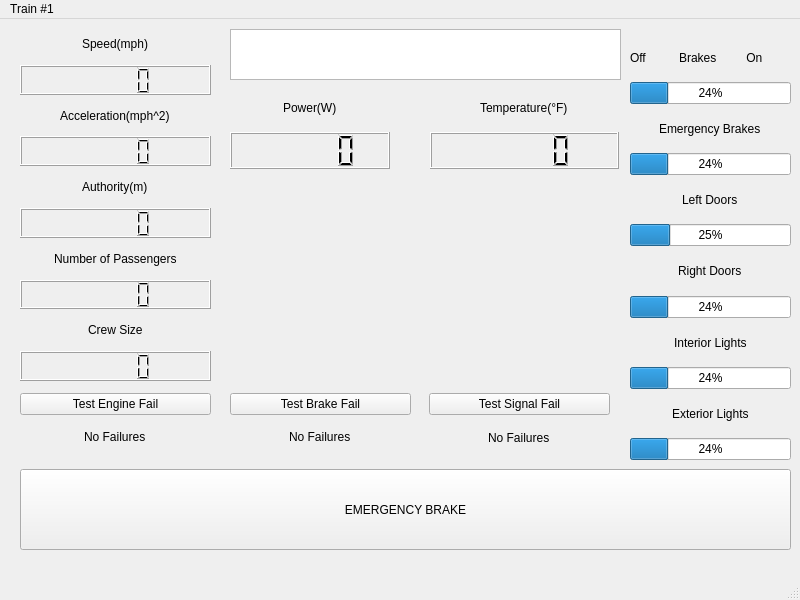
<?xml version="1.0" encoding="UTF-8"?>
<ui version="4.0">
 <class>Train</class>
 <widget class="QMainWindow" name="Train">
  <property name="geometry">
   <rect>
    <x>0</x>
    <y>0</y>
    <width>800</width>
    <height>600</height>
   </rect>
  </property>
  <property name="windowTitle">
   <string>Train</string>
  </property>
  <widget class="QWidget" name="centralwidget">
   <widget class="QWidget" name="verticalLayoutWidget">
    <property name="geometry">
     <rect>
      <x>20</x>
      <y>374</y>
      <width>191</width>
      <height>61</height>
     </rect>
    </property>
    <layout class="QVBoxLayout" name="verticalLayout">
     <item>
      <widget class="QPushButton" name="EngineFail">
       <property name="text">
        <string>Test Engine Fail</string>
       </property>
      </widget>
     </item>
     <item alignment="Qt::AlignHCenter|Qt::AlignVCenter">
      <widget class="QLabel" name="label">
       <property name="text">
        <string>No Failures</string>
       </property>
      </widget>
     </item>
    </layout>
   </widget>
   <widget class="QWidget" name="verticalLayoutWidget_2">
    <property name="geometry">
     <rect>
      <x>230</x>
      <y>374</y>
      <width>181</width>
      <height>61</height>
     </rect>
    </property>
    <layout class="QVBoxLayout" name="verticalLayout_2">
     <item>
      <widget class="QPushButton" name="BrakeFail">
       <property name="text">
        <string>Test Brake Fail</string>
       </property>
      </widget>
     </item>
     <item alignment="Qt::AlignHCenter|Qt::AlignVCenter">
      <widget class="QLabel" name="label_2">
       <property name="text">
        <string>No Failures</string>
       </property>
      </widget>
     </item>
    </layout>
   </widget>
   <widget class="QWidget" name="verticalLayoutWidget_3">
    <property name="geometry">
     <rect>
      <x>429</x>
      <y>374</y>
      <width>181</width>
      <height>61</height>
     </rect>
    </property>
    <layout class="QVBoxLayout" name="verticalLayout_3">
     <item>
      <widget class="QPushButton" name="SignalFail">
       <property name="text">
        <string>Test Signal Fail</string>
       </property>
      </widget>
     </item>
     <item alignment="Qt::AlignHCenter">
      <widget class="QLabel" name="label_3">
       <property name="text">
        <string>No Failures</string>
       </property>
      </widget>
     </item>
    </layout>
   </widget>
   <widget class="QWidget" name="verticalLayoutWidget_4">
    <property name="geometry">
     <rect>
      <x>20</x>
      <y>10</y>
      <width>191</width>
      <height>352</height>
     </rect>
    </property>
    <layout class="QVBoxLayout" name="verticalLayout_4">
     <item alignment="Qt::AlignHCenter|Qt::AlignVCenter">
      <widget class="QLabel" name="label_4">
       <property name="text">
        <string>Speed(mph)</string>
       </property>
      </widget>
     </item>
     <item>
      <widget class="QLCDNumber" name="lcdNumber"/>
     </item>
     <item alignment="Qt::AlignHCenter">
      <widget class="QLabel" name="label_5">
       <property name="text">
        <string>Acceleration(mph^2)</string>
       </property>
      </widget>
     </item>
     <item>
      <widget class="QLCDNumber" name="lcdNumber_2"/>
     </item>
     <item alignment="Qt::AlignHCenter">
      <widget class="QLabel" name="label_6">
       <property name="text">
        <string>Authority(m)</string>
       </property>
      </widget>
     </item>
     <item>
      <widget class="QLCDNumber" name="lcdNumber_3"/>
     </item>
     <item alignment="Qt::AlignHCenter">
      <widget class="QLabel" name="label_7">
       <property name="text">
        <string>Number of Passengers</string>
       </property>
      </widget>
     </item>
     <item>
      <widget class="QLCDNumber" name="lcdNumber_4"/>
     </item>
     <item alignment="Qt::AlignHCenter">
      <widget class="QLabel" name="label_8">
       <property name="text">
        <string>Crew Size</string>
       </property>
      </widget>
     </item>
     <item>
      <widget class="QLCDNumber" name="lcdNumber_5"/>
     </item>
    </layout>
   </widget>
   <widget class="QWidget" name="verticalLayoutWidget_5">
    <property name="geometry">
     <rect>
      <x>630</x>
      <y>20</y>
      <width>161</width>
      <height>421</height>
     </rect>
    </property>
    <layout class="QVBoxLayout" name="verticalLayout_5">
     <item>
      <widget class="QLabel" name="label_9">
       <property name="text">
        <string>Off          Brakes         On</string>
       </property>
      </widget>
     </item>
     <item>
      <widget class="QProgressBar" name="progressBar">
       <property name="value">
        <number>24</number>
       </property>
      </widget>
     </item>
     <item alignment="Qt::AlignHCenter">
      <widget class="QLabel" name="label_10">
       <property name="text">
        <string>Emergency Brakes</string>
       </property>
      </widget>
     </item>
     <item>
      <widget class="QProgressBar" name="progressBar_2">
       <property name="value">
        <number>24</number>
       </property>
      </widget>
     </item>
     <item alignment="Qt::AlignHCenter">
      <widget class="QLabel" name="label_11">
       <property name="text">
        <string>Left Doors</string>
       </property>
      </widget>
     </item>
     <item>
      <widget class="QProgressBar" name="progressBar_3">
       <property name="minimum">
        <number>0</number>
       </property>
       <property name="value">
        <number>25</number>
       </property>
      </widget>
     </item>
     <item alignment="Qt::AlignHCenter">
      <widget class="QLabel" name="label_12">
       <property name="text">
        <string>Right Doors</string>
       </property>
      </widget>
     </item>
     <item>
      <widget class="QProgressBar" name="progressBar_4">
       <property name="value">
        <number>24</number>
       </property>
      </widget>
     </item>
     <item alignment="Qt::AlignHCenter">
      <widget class="QLabel" name="label_13">
       <property name="text">
        <string>Interior Lights</string>
       </property>
      </widget>
     </item>
     <item>
      <widget class="QProgressBar" name="progressBar_5">
       <property name="value">
        <number>24</number>
       </property>
      </widget>
     </item>
     <item alignment="Qt::AlignHCenter">
      <widget class="QLabel" name="label_14">
       <property name="text">
        <string>Exterior Lights</string>
       </property>
      </widget>
     </item>
     <item>
      <widget class="QProgressBar" name="progressBar_6">
       <property name="value">
        <number>24</number>
       </property>
      </widget>
     </item>
    </layout>
   </widget>
   <widget class="QPushButton" name="pushButton">
    <property name="geometry">
     <rect>
      <x>20</x>
      <y>450</y>
      <width>771</width>
      <height>81</height>
     </rect>
    </property>
    <property name="palette">
     <palette>
      <active>
       <colorrole role="WindowText">
        <brush brushstyle="SolidPattern">
         <color alpha="216">
          <red>255</red>
          <green>0</green>
          <blue>12</blue>
         </color>
        </brush>
       </colorrole>
      </active>
      <inactive>
       <colorrole role="WindowText">
        <brush brushstyle="SolidPattern">
         <color alpha="216">
          <red>255</red>
          <green>0</green>
          <blue>12</blue>
         </color>
        </brush>
       </colorrole>
      </inactive>
      <disabled>
       <colorrole role="WindowText">
        <brush brushstyle="SolidPattern">
         <color alpha="63">
          <red>255</red>
          <green>255</green>
          <blue>255</blue>
         </color>
        </brush>
       </colorrole>
      </disabled>
     </palette>
    </property>
    <property name="text">
     <string>EMERGENCY BRAKE</string>
    </property>
   </widget>
   <widget class="QWidget" name="verticalLayoutWidget_6">
    <property name="geometry">
     <rect>
      <x>430</x>
      <y>70</y>
      <width>189</width>
      <height>80</height>
     </rect>
    </property>
    <layout class="QVBoxLayout" name="verticalLayout_6">
     <item alignment="Qt::AlignHCenter">
      <widget class="QLabel" name="label_15">
       <property name="text">
        <string>Temperature(°F)</string>
       </property>
      </widget>
     </item>
     <item>
      <widget class="QLCDNumber" name="lcdNumber_6"/>
     </item>
    </layout>
   </widget>
   <widget class="QLabel" name="label_16">
    <property name="geometry">
     <rect>
      <x>10</x>
      <y>180</y>
      <width>771</width>
      <height>161</height>
     </rect>
    </property>
    <property name="baseSize">
     <size>
      <width>10</width>
      <height>10</height>
     </size>
    </property>
    <property name="palette">
     <palette>
      <active>
       <colorrole role="Text">
        <brush brushstyle="SolidPattern">
         <color alpha="216">
          <red>242</red>
          <green>11</green>
          <blue>0</blue>
         </color>
        </brush>
       </colorrole>
       <colorrole role="PlaceholderText">
        <brush brushstyle="SolidPattern">
         <color alpha="128">
          <red>242</red>
          <green>11</green>
          <blue>0</blue>
         </color>
        </brush>
       </colorrole>
      </active>
      <inactive>
       <colorrole role="Text">
        <brush brushstyle="SolidPattern">
         <color alpha="216">
          <red>242</red>
          <green>11</green>
          <blue>0</blue>
         </color>
        </brush>
       </colorrole>
       <colorrole role="PlaceholderText">
        <brush brushstyle="SolidPattern">
         <color alpha="128">
          <red>242</red>
          <green>11</green>
          <blue>0</blue>
         </color>
        </brush>
       </colorrole>
      </inactive>
      <disabled>
       <colorrole role="Text">
        <brush brushstyle="SolidPattern">
         <color alpha="63">
          <red>255</red>
          <green>255</green>
          <blue>255</blue>
         </color>
        </brush>
       </colorrole>
       <colorrole role="PlaceholderText">
        <brush brushstyle="SolidPattern">
         <color alpha="128">
          <red>255</red>
          <green>255</green>
          <blue>255</blue>
         </color>
        </brush>
       </colorrole>
      </disabled>
     </palette>
    </property>
    <property name="font">
     <font>
      <family>Arial</family>
      <pointsize>50</pointsize>
      <weight>75</weight>
      <bold>true</bold>
     </font>
    </property>
    <property name="layoutDirection">
     <enum>Qt::LeftToRight</enum>
    </property>
    <property name="autoFillBackground">
     <bool>false</bool>
    </property>
    <property name="text">
     <string/>
    </property>
    <property name="alignment">
     <set>Qt::AlignCenter</set>
    </property>
   </widget>
   <widget class="QWidget" name="verticalLayoutWidget_7">
    <property name="geometry">
     <rect>
      <x>230</x>
      <y>70</y>
      <width>160</width>
      <height>80</height>
     </rect>
    </property>
    <layout class="QVBoxLayout" name="verticalLayout_7">
     <item alignment="Qt::AlignHCenter">
      <widget class="QLabel" name="label_17">
       <property name="text">
        <string>Power(W)</string>
       </property>
      </widget>
     </item>
     <item>
      <widget class="QLCDNumber" name="lcdNumber_7"/>
     </item>
    </layout>
   </widget>
   <widget class="QTextBrowser" name="textBrowser">
    <property name="geometry">
     <rect>
      <x>230</x>
      <y>10</y>
      <width>391</width>
      <height>51</height>
     </rect>
    </property>
    <property name="font">
     <font>
      <pointsize>26</pointsize>
     </font>
    </property>
    <property name="html">
     <string>&lt;!DOCTYPE HTML PUBLIC &quot;-//W3C//DTD HTML 4.0//EN&quot; &quot;http://www.w3.org/TR/REC-html40/strict.dtd&quot;&gt;
&lt;html&gt;&lt;head&gt;&lt;meta name=&quot;qrichtext&quot; content=&quot;1&quot; /&gt;&lt;style type=&quot;text/css&quot;&gt;
p, li { white-space: pre-wrap; }
&lt;/style&gt;&lt;/head&gt;&lt;body style=&quot; font-family:'.AppleSystemUIFont'; font-size:26pt; font-weight:400; font-style:normal;&quot;&gt;
&lt;p align=&quot;center&quot; style=&quot;-qt-paragraph-type:empty; margin-top:0px; margin-bottom:0px; margin-left:0px; margin-right:0px; -qt-block-indent:0; text-indent:0px;&quot;&gt;&lt;br /&gt;&lt;/p&gt;&lt;/body&gt;&lt;/html&gt;</string>
    </property>
   </widget>
  </widget>
  <widget class="QMenuBar" name="menubar">
   <property name="geometry">
    <rect>
     <x>0</x>
     <y>0</y>
     <width>800</width>
     <height>24</height>
    </rect>
   </property>
   <widget class="QMenu" name="menuTrain_1">
    <property name="title">
     <string>Train #1</string>
    </property>
   </widget>
   <addaction name="menuTrain_1"/>
  </widget>
  <widget class="QStatusBar" name="statusbar"/>
 </widget>
 <resources/>
 <connections/>
</ui>
